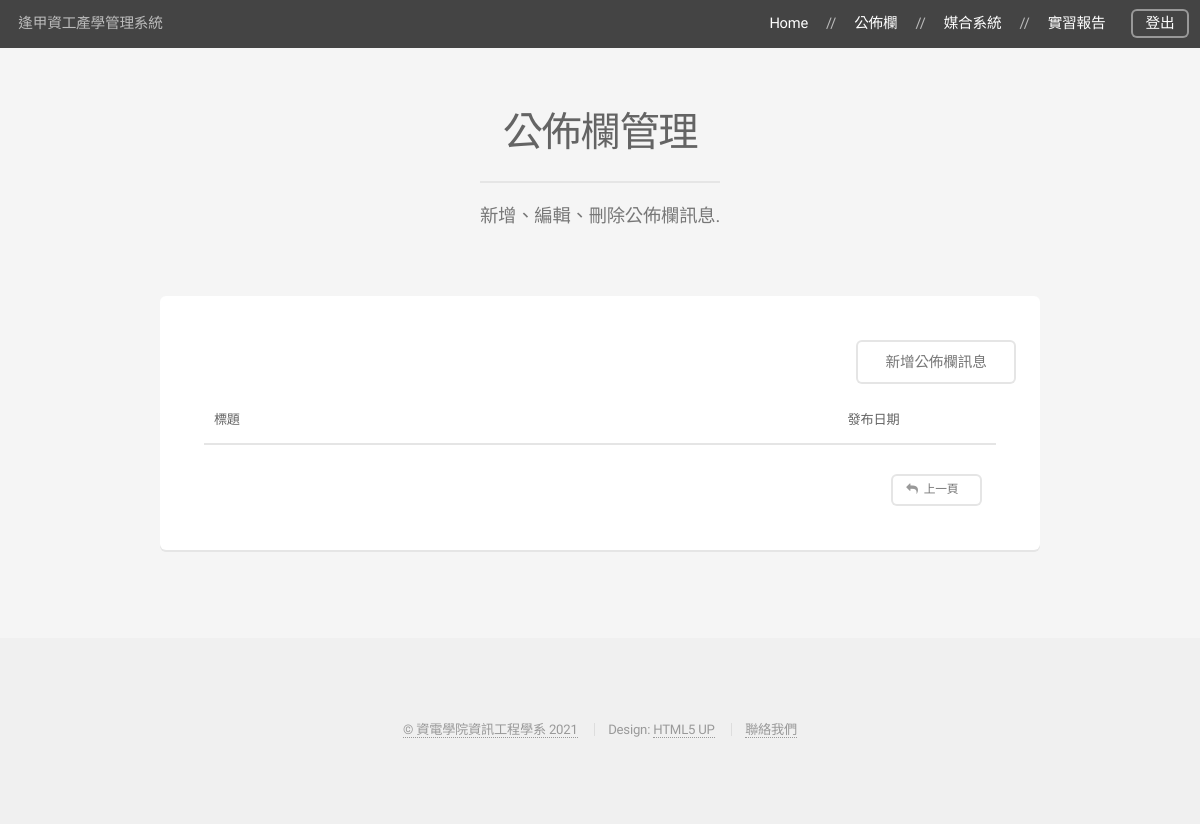
The page /manager/postManage/ (signed in) on the database as committed earlier.
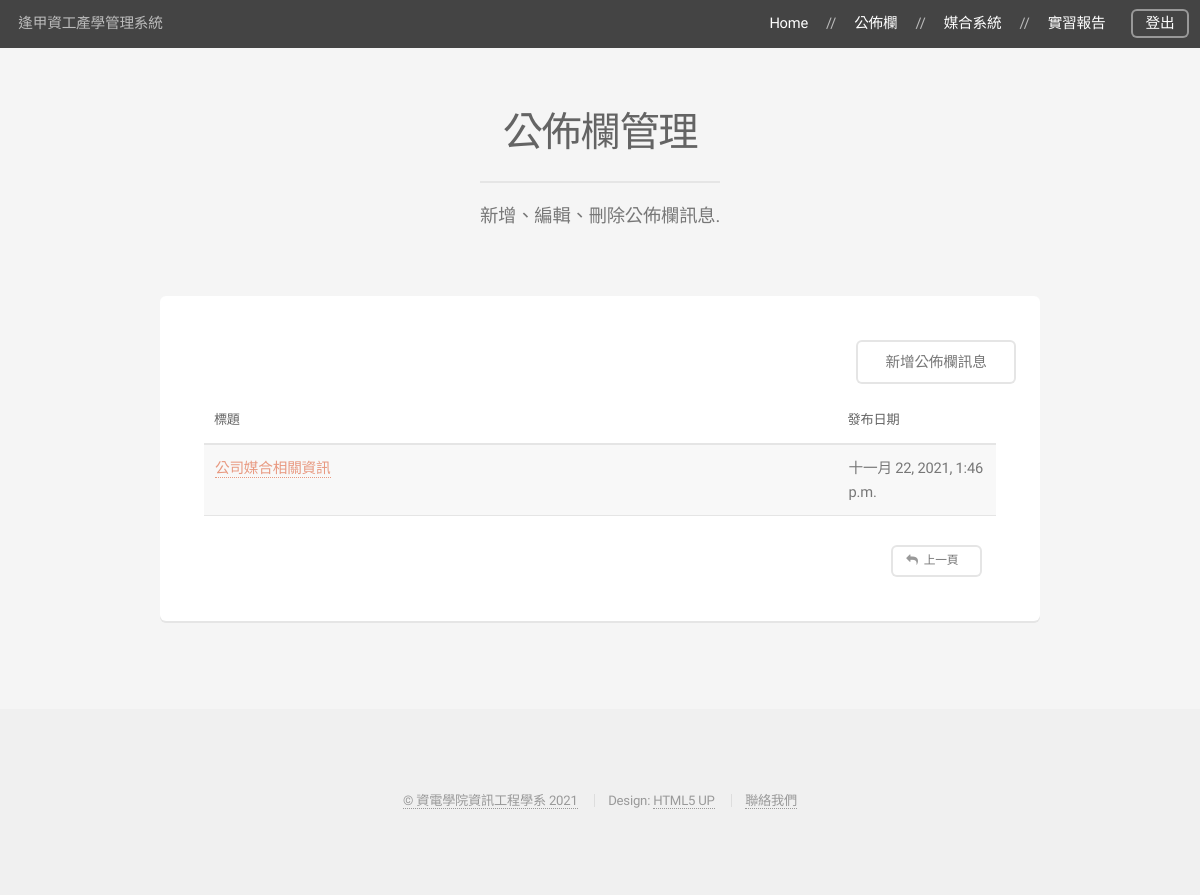
The same page on the database as committed later.
### manager/models.py (models this page shows, shortened)
class Message(models.Model):
    title = models.CharField(max_length=10, verbose_name='標題', blank=True)
    content = models.TextField(verbose_name='內容', blank=True)
    created = models.DateTimeField(auto_created=True, verbose_name='發布時間')
    url = models.FileField(upload_to='message/', validators=[validators.FileExtensionValidator(['pdf'],
                           message='簡介必須為pdf格式')], verbose_name='檔案附件', blank=True, null=True)
    class Meta:
        ordering = ('created',)
        verbose_name = '公佈欄'
        verbose_name_plural = '公佈欄'

### manager/views.py (the view)
# urls.py: path('postManage/', views.post_manage),
def post_manage(request):
    if request.user.is_authenticated:
        if request.user.profile.role == Profile.MANAGER:
            message_all = Message.objects.all().order_by('-created')
            message_size = len(message_all)
            message_units = Message.objects.filter().order_by('-created')
        else:
            message = '身分錯誤！請先登出切換身分！'
            return redirect('/personal_index')
        return render(request, 'post_manage.html', locals())
    else:
        return redirect('')

### manager/templates/post_manage.html (shortened to what this page needs)
{% extends 'base.html' %}
{% block headmessage %}
    <header>
        <h2>公佈欄管理</h2>
        <p>新增、編輯、刪除公佈欄訊息.</p>
    </header>
{% endblock %}
{% block content %}
    <div class="box">
        <div class="row gtr-50 gtr-uniform">
            <div class="col-10 col-12-mobilep">
            </div>
            <div class=" col-2 col-12-mobilep">
                <ul class="actions special">
                    <li><a href="/manager/postNew" class="button alt">新增公佈欄訊息</a></li>
                </ul>
            </div>
        </div>
        <br/>
        <div class="table-wrapper">
            <table>
                <thead>
                <tr>
                    <th>標題</th>
                    <th width="20%">發布日期</th>
                </tr>
                </thead>
                <tbody>
                {% for unit in message_units %}
                    <tr>
                        <td><a href="/manager/postDel/{{ unit.id }}">{{ unit.title }}</a></td>
                        <td>{{ unit.created }}</td>
                    </tr>
                {% endfor %}
                </tbody>
            </table>
        </div>
        <div class="row gtr-50 gtr-uniform">
            <div class="col-10 col-12-mobilep">
            </div>
            <div class=" col-2 col-12-mobilep">
                <ul class="actions special">
                    <li><a href="/manager" class="button alt small icon fa-reply">上一頁</a></li>
                </ul>
            </div>
        </div>
    </div>
{% endblock %}

### web/templates/base.html (shortened to what this page needs)
{% load static %}
<!DOCTYPE html>
<html lang="zh-Hant">
<head>
    <link rel="stylesheet" href="{% static 'css/main.css' %}">
</head>
<body class="is-preload">
    <div id="page-wrapper">
        {% include 'header.html' %}
        <section id="main" class="container">
            {% block headmessage %} {% endblock %}
            {% block content %} {% endblock %}
        </section>
        {% include 'footer.html' %}
    </div>
</body>
</html>

### web/templates/header.html
<header id="header">
    <h1>逢甲資工產學管理系統</h1>
    <nav id="nav">
        <ul>
            <li><a href="/">Home</a> // </li>
            <li><a href="/news/list">公佈欄</a> // </li>
            <li><a href="/personal_index">媒合系統</a> // </li>
            <li><a href="/inter_ship">實習報告</a></li>
            {% if request.user.is_authenticated %}
                <li><a href="/logout" class="button">登出</a></li>
            {% else %}
                <li><a href="/personal_index" class="button">登入</a></li>
            {% endif %}
        </ul>
    </nav>
</header>

### web/templates/footer.html
<footer id="footer">
    <ul class="copyright">
        <li><a href="https://www.iecs.fcu.edu.tw/">&copy; 資電學院資訊工程學系 2021</a></li>
        <li>Design: <a href="http://html5up.net" target="_blank">HTML5 UP</a></li>
        <li><a href="/contact">聯絡我們</a></li>
    </ul>
</footer>

Rows that differ between the two databases and show on the page:
added Message: title "公司媒合相關資訊", created "十一月 22, 2021, 1:46 p.m."
